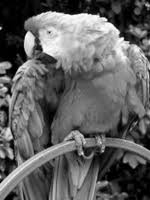
#> input picture DAY 1/1st.jpg, 150 x 200 px
$ python 2.py
#> lines starting #> are read from the running program, lines starting #| are printed output that depends on the picture
#Day-2
#Assignment 2
#Gray Level Manipulation

import cv2
import numpy as np
import matplotlib.pyplot as plt

img = cv2.imread("1st.jpg",0)
#> img is the input picture: shape (200, 150); min 0, max 255, mean 97.1

x=int(input("Enter x:"))
#> the answer given: 3

img = img//(256/x)
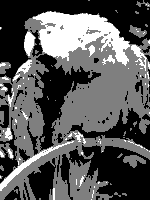
#> img: shape (200, 150) float64; min 0, max 2, mean 0.708; drawn with min black and max white


plt.imshow(img,cmap="gray",interpolation=None)
plt.show()
